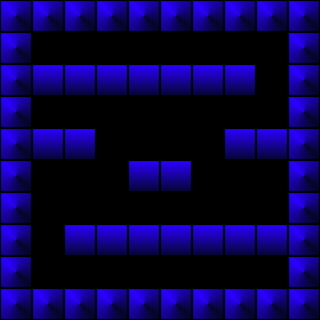

The image is a tile-based game level rendered from a .tmx file. Its description and complete source (layers, tilesets, objects, tile grids) follow:
An orthogonal 10x10 tile map with 32x32 px tiles, 1 tile layer (Tile Layer 1).

<map version="1.10" tiledversion="1.11.0" orientation="orthogonal" renderorder="right-down" width="10" height="10" tilewidth="32" tileheight="32" infinite="0" nextlayerid="2" nextobjectid="1">
 <tileset firstgid="1" name="Tile Set" tilewidth="32" tileheight="32" tilecount="7" columns="0">
  <grid orientation="orthogonal" width="1" height="1" />
  <tile id="7">
   <image source="tiles/tile0.png" width="32" height="32" />
  </tile>
  <tile id="8">
   <image source="tiles/tile1.png" width="32" height="32" />
  </tile>
  <tile id="9">
   <image source="tiles/tile2.png" width="32" height="32" />
  </tile>
  <tile id="10">
   <image source="tiles/tile3.png" width="32" height="32" />
  </tile>
  <tile id="11">
   <image source="tiles/tile4.png" width="32" height="32" />
  </tile>
  <tile id="12">
   <image source="tiles/tile5.png" width="32" height="32" />
  </tile>
  <tile id="13">
   <image source="tiles/tile6.png" width="32" height="32" />
  </tile>
 </tileset>
 <layer id="1" name="Tile Layer 1" width="10" height="10">
  <data encoding="csv">
9,9,9,9,9,9,9,9,9,9,
9,0,0,0,0,0,0,0,0,9,
9,10,10,10,10,10,10,10,0,9,
9,0,0,0,0,0,0,0,0,9,
9,10,10,0,0,0,0,10,10,9,
9,0,0,0,10,10,0,0,0,9,
9,0,0,0,0,0,0,0,0,9,
9,0,10,10,10,10,10,10,10,9,
9,0,0,0,0,0,0,0,0,9,
9,9,9,9,9,9,9,9,9,9
</data>
 </layer>
</map>
